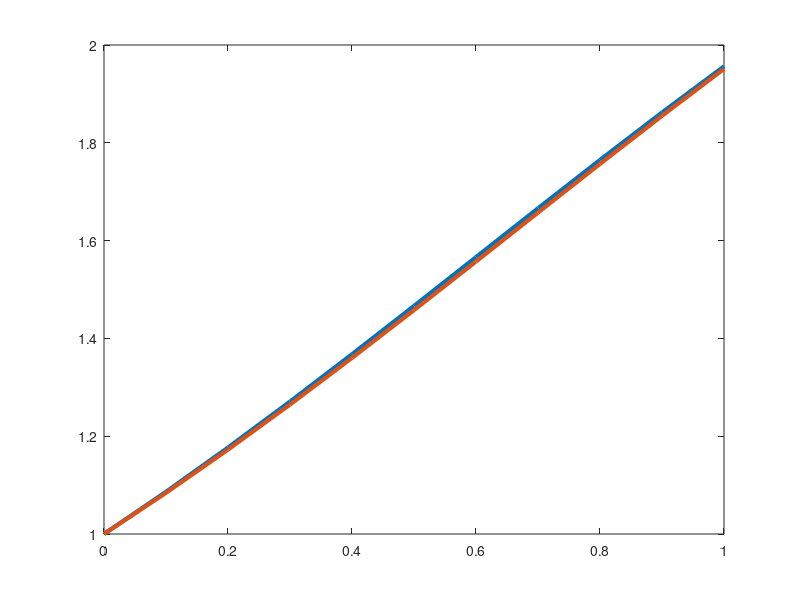

Recreate this plot in MATLAB. (Note: this script raises an error after producing the figure.)
wi=1;
h=0.1;
w=[wi];
y=[wi];
for i=1:1/h
    ti=h*i;
    yi=2*atan(exp(ti + log(tan(1/2))));
    wi=wi+sin(wi)*h;
    w=[w;wi];
    y=[y;yi];
    
end
clf
plot([0:10]*h,y,'linewidth',3);
hold on
plot([0:10]*h,w,'linewidth',3);

wi=1;
w=[wi];
df=@(w) 1-cos(w)*h;
for i=1:1/h
    f=@(w) w-wi-sin(w)*h;
    wi=Newton(f,df,wi,1e-10);
    w=[w;wi];
end
plot([0:10]*h,w,'linewidth',3);
set(gca,'fontsize',30)
legend('Real solution','Forward Euler','Backward Euler')
xlabel('t')
ylabel('y')